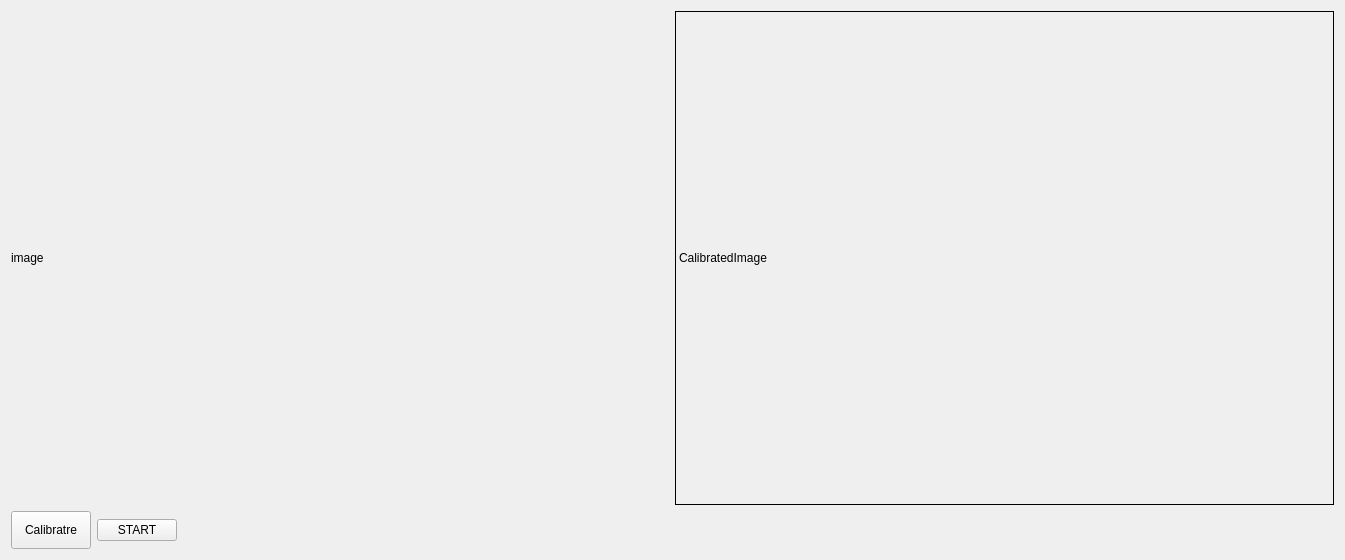
<?xml version="1.0" encoding="UTF-8"?>
<ui version="4.0">
 <class>Form_Contours_ROI</class>
 <widget class="QWidget" name="Form_Contours_ROI">
  <property name="geometry">
   <rect>
    <x>0</x>
    <y>0</y>
    <width>752</width>
    <height>546</height>
   </rect>
  </property>
  <property name="windowTitle">
   <string>Form</string>
  </property>
  <layout class="QGridLayout" name="gridLayout">
   <item row="0" column="0" rowspan="2" colspan="2">
    <layout class="QVBoxLayout" name="verticalLayout">
     <item>
      <layout class="QHBoxLayout" name="horizontalLayout">
       <item>
        <widget class="QLabel" name="liveCam">
         <property name="minimumSize">
          <size>
           <width>658</width>
           <height>492</height>
          </size>
         </property>
         <property name="text">
          <string>image</string>
         </property>
         <property name="scaledContents">
          <bool>true</bool>
         </property>
        </widget>
       </item>
       <item>
        <widget class="QLabel" name="cal_image">
         <property name="sizePolicy">
          <sizepolicy hsizetype="Maximum" vsizetype="Maximum">
           <horstretch>0</horstretch>
           <verstretch>0</verstretch>
          </sizepolicy>
         </property>
         <property name="minimumSize">
          <size>
           <width>659</width>
           <height>494</height>
          </size>
         </property>
         <property name="maximumSize">
          <size>
           <width>659</width>
           <height>494</height>
          </size>
         </property>
         <property name="frameShape">
          <enum>QFrame::Box</enum>
         </property>
         <property name="text">
          <string>CalibratedImage</string>
         </property>
         <property name="scaledContents">
          <bool>true</bool>
         </property>
        </widget>
       </item>
      </layout>
     </item>
     <item>
      <layout class="QHBoxLayout" name="horizontalLayout_2">
       <item>
        <widget class="QPushButton" name="pbtn_calibrate">
         <property name="minimumSize">
          <size>
           <width>0</width>
           <height>38</height>
          </size>
         </property>
         <property name="text">
          <string>Calibratre</string>
         </property>
        </widget>
       </item>
       <item>
        <widget class="QPushButton" name="pushButton">
         <property name="text">
          <string>START</string>
         </property>
        </widget>
       </item>
       <item>
        <spacer name="horizontalSpacer">
         <property name="orientation">
          <enum>Qt::Horizontal</enum>
         </property>
         <property name="sizeHint" stdset="0">
          <size>
           <width>40</width>
           <height>20</height>
          </size>
         </property>
        </spacer>
       </item>
      </layout>
     </item>
    </layout>
   </item>
   <item row="1" column="1">
    <widget class="QLabel" name="found">
     <property name="minimumSize">
      <size>
       <width>0</width>
       <height>30</height>
      </size>
     </property>
     <property name="maximumSize">
      <size>
       <width>16777215</width>
       <height>30</height>
      </size>
     </property>
     <property name="text">
      <string/>
     </property>
    </widget>
   </item>
  </layout>
 </widget>
 <resources/>
 <connections/>
</ui>
